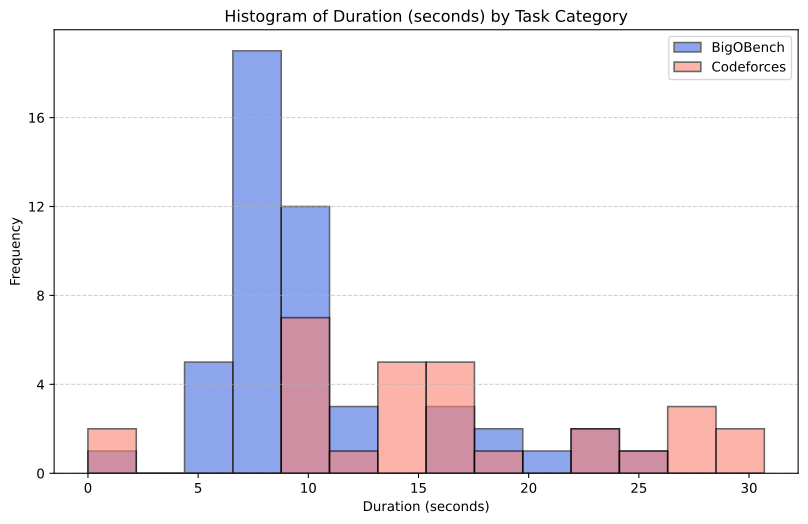

This figure's Python source:
import json
import matplotlib.pyplot as plt
import numpy as np
from matplotlib.ticker import MultipleLocator

# Load the JSON file
with open("research_results_20250824_192037.json", "r") as f:
    data = json.load(f)

# Separate durations by task type
bigobench_durations = []
codeforces_durations = []

for record in data["results"]:
    if "duration_seconds" in record:
        if record["task_id"].startswith("bigobench_"):
            bigobench_durations.append(record["duration_seconds"])
        else:
            codeforces_durations.append(record["duration_seconds"])

# Combine for bin calculation
all_durations = bigobench_durations + codeforces_durations
bins = np.linspace(min(all_durations), max(all_durations), 15)

# Plot histogram with shared bins
plt.figure(figsize=(10,6))

plt.hist(bigobench_durations, bins=bins, alpha=0.6, label="BigOBench",
         color="royalblue", edgecolor="black", linewidth=1.2)
plt.hist(codeforces_durations, bins=bins, alpha=0.6, label="Codeforces",
         color="salmon", edgecolor="black", linewidth=1.2)

plt.title("Histogram of Duration (seconds) by Task Category")
plt.xlabel("Duration (seconds)")
plt.ylabel("Frequency")
plt.legend()
plt.grid(axis="y", linestyle="--", alpha=0.6)

# Force y-axis ticks to multiples of 4
plt.gca().yaxis.set_major_locator(MultipleLocator(4))

# Save to file
plt.savefig("fig_1.svg", bbox_inches="tight")
plt.close()
